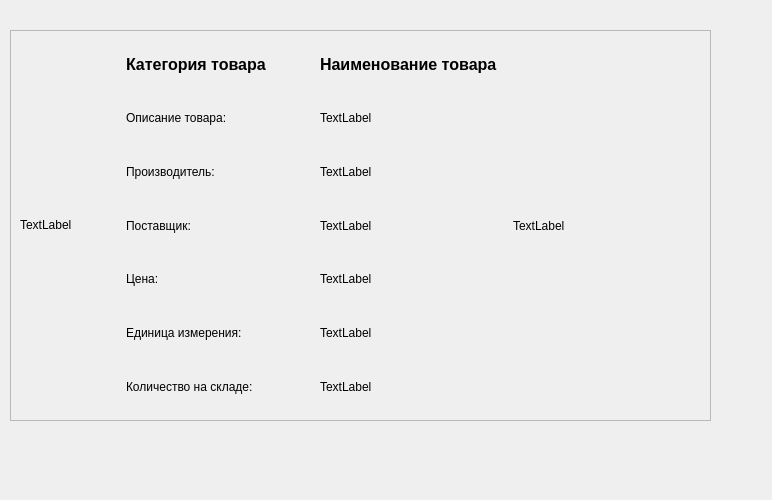
<?xml version="1.0" encoding="UTF-8"?>
<ui version="4.0">
 <class>Form</class>
 <widget class="QWidget" name="Form">
  <property name="geometry">
   <rect>
    <x>0</x>
    <y>0</y>
    <width>772</width>
    <height>500</height>
   </rect>
  </property>
  <property name="windowTitle">
   <string>Form</string>
  </property>
  <widget class="QScrollArea" name="scrollArea">
   <property name="geometry">
    <rect>
     <x>10</x>
     <y>30</y>
     <width>701</width>
     <height>391</height>
    </rect>
   </property>
   <property name="widgetResizable">
    <bool>true</bool>
   </property>
   <widget class="QWidget" name="scrollAreaWidgetContents">
    <property name="geometry">
     <rect>
      <x>0</x>
      <y>0</y>
      <width>699</width>
      <height>389</height>
     </rect>
    </property>
    <layout class="QGridLayout" name="gridLayout">
     <item row="2" column="1">
      <widget class="QLabel" name="l_3">
       <property name="text">
        <string>Описание товара:</string>
       </property>
      </widget>
     </item>
     <item row="4" column="1">
      <widget class="QLabel" name="l_5">
       <property name="text">
        <string>Поставщик:</string>
       </property>
      </widget>
     </item>
     <item row="4" column="3">
      <widget class="QLabel" name="l_16">
       <property name="text">
        <string>TextLabel</string>
       </property>
      </widget>
     </item>
     <item row="3" column="2">
      <widget class="QLabel" name="l_11">
       <property name="text">
        <string>TextLabel</string>
       </property>
      </widget>
     </item>
     <item row="9" column="1">
      <widget class="QLabel" name="l_8">
       <property name="text">
        <string>Количество на складе:</string>
       </property>
      </widget>
     </item>
     <item row="8" column="2">
      <widget class="QLabel" name="l_14">
       <property name="text">
        <string>TextLabel</string>
       </property>
      </widget>
     </item>
     <item row="1" column="2">
      <widget class="QLabel" name="l_9">
       <property name="font">
        <font>
         <pointsize>12</pointsize>
         <bold>true</bold>
        </font>
       </property>
       <property name="text">
        <string>Наименование товара</string>
       </property>
      </widget>
     </item>
     <item row="5" column="1">
      <widget class="QLabel" name="l_6">
       <property name="text">
        <string>Цена:</string>
       </property>
      </widget>
     </item>
     <item row="5" column="2">
      <widget class="QLabel" name="l_13">
       <property name="text">
        <string>TextLabel</string>
       </property>
      </widget>
     </item>
     <item row="4" column="2">
      <widget class="QLabel" name="l_12">
       <property name="text">
        <string>TextLabel</string>
       </property>
      </widget>
     </item>
     <item row="9" column="2">
      <widget class="QLabel" name="l_15">
       <property name="text">
        <string>TextLabel</string>
       </property>
      </widget>
     </item>
     <item row="8" column="1">
      <widget class="QLabel" name="l_7">
       <property name="text">
        <string>Единица измерения:</string>
       </property>
      </widget>
     </item>
     <item row="1" column="1">
      <widget class="QLabel" name="l_2">
       <property name="font">
        <font>
         <pointsize>12</pointsize>
         <bold>true</bold>
        </font>
       </property>
       <property name="text">
        <string>Категория товара</string>
       </property>
      </widget>
     </item>
     <item row="3" column="0" rowspan="3">
      <widget class="QLabel" name="l_1">
       <property name="maximumSize">
        <size>
         <width>100</width>
         <height>100</height>
        </size>
       </property>
       <property name="text">
        <string>TextLabel</string>
       </property>
       <property name="scaledContents">
        <bool>true</bool>
       </property>
      </widget>
     </item>
     <item row="2" column="2">
      <widget class="QLabel" name="l_10">
       <property name="text">
        <string>TextLabel</string>
       </property>
      </widget>
     </item>
     <item row="3" column="1">
      <widget class="QLabel" name="l_4">
       <property name="text">
        <string>Производитель:</string>
       </property>
      </widget>
     </item>
    </layout>
   </widget>
  </widget>
 </widget>
 <resources/>
 <connections/>
</ui>
